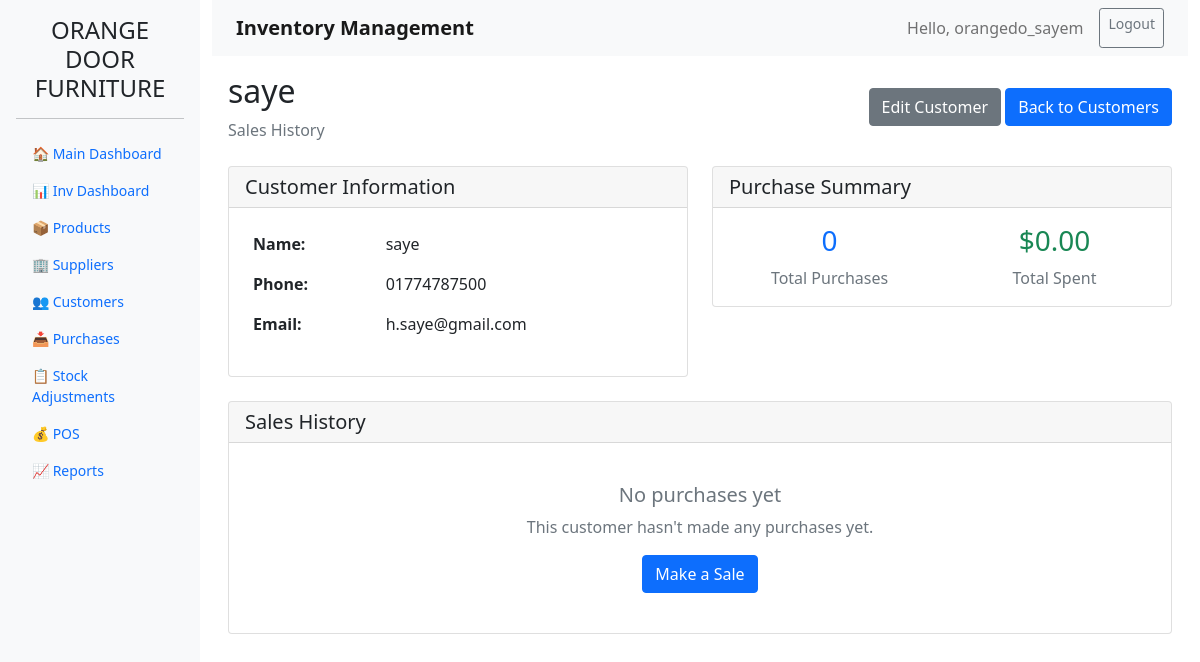
The app's page /inventory/customers/1/sales/ (signed in) with its own data.
### inventory/models.py (models this page shows, shortened)
class Customer(models.Model):
    name = models.CharField(max_length=200)
    phone = models.CharField(max_length=20, unique=True, blank=True, null=True)  # Make unique and allow null
    email = models.EmailField(blank=True)
    address = models.TextField(blank=True)
    created_at = models.DateTimeField(auto_now_add=True)
    class Meta:
        constraints = [
            models.UniqueConstraint(
                fields=['phone'],
                name='unique_phone_when_not_null',
                condition=models.Q(phone__isnull=False)
            )
        ]

### inventory/views.py (the view)
# urls.py: path('customers/<int:pk>/sales/', views.customer_sales, name='customer_sales'),
@login_required
def customer_sales(request, pk):
    customer = get_object_or_404(Customer, pk=pk)
    sales = Sale.objects.filter(customer=customer).select_related('sale_person').order_by('-sale_date')
    total_sales = sales.count()
    total_amount = sales.aggregate(Sum('grand_total'))['grand_total__sum'] or 0
    total_discount = sales.aggregate(Sum('discount_amount'))['discount_amount__sum'] or 0
    payment_methods = sales.values('payment_method').annotate(
        count=Count('id'),
        total=Sum('grand_total')
    )
    context = {
        'customer': customer,
        'sales': sales,
        'total_sales': total_sales,
        'total_amount': total_amount,
        'total_discount': total_discount,
        'payment_methods': payment_methods,
    }
    return render(request, 'inventory/customer_sales.html', context)

### templates/inventory/customer_sales.html (shortened to what this page needs)
{% extends 'inventory/base.html' %}
{% block content %}
<div class="d-flex justify-content-between align-items-center mb-4">
    <div>
        <h2>{{ customer.name }}</h2>
        <p class="text-muted mb-0">Sales History</p>
    </div>
    <div>
        <a href="{% url 'customer_edit' customer.pk %}" class="btn btn-secondary">Edit Customer</a>
        <a href="{% url 'customer_list' %}" class="btn btn-primary">Back to Customers</a>
    </div>
</div>
<div class="row mb-4">
    <div class="col-md-6">
        <div class="card">
            <div class="card-header">
                <h5 class="card-title mb-0">Customer Information</h5>
            </div>
            <div class="card-body">
                <table class="table table-borderless">
                    <tr>
                        <th>Name:</th>
                        <td>{{ customer.name }}</td>
                    </tr>
                    {% if customer.phone %}
                    <tr>
                        <th>Phone:</th>
                        <td>{{ customer.phone }}</td>
                    </tr>
                    {% endif %}
                    {% if customer.email %}
                    <tr>
                        <th>Email:</th>
                        <td>{{ customer.email }}</td>
                    </tr>
                    {% endif %}
                </table>
            </div>
        </div>
    </div>
    <div class="col-md-6">
        <div class="card">
            <div class="card-header">
                <h5 class="card-title mb-0">Purchase Summary</h5>
            </div>
            <div class="card-body">
                <div class="row text-center">
                    <div class="col-6">
                        <h3 class="text-primary">{{ total_sales }}</h3>
                        <p class="text-muted mb-0">Total Purchases</p>
                    </div>
                    <div class="col-6">
                        <h3 class="text-success">${{ total_amount|floatformat:2 }}</h3>
                        <p class="text-muted mb-0">Total Spent</p>
                    </div>
                </div>
            </div>
        </div>
    </div>
</div>
<div class="card">
    <div class="card-header">
        <h5 class="card-title mb-0">Sales History</h5>
    </div>
    <div class="card-body">
        {% if sales %}
        <div class="table-responsive">
            <table class="table table-striped">
                <thead>
                    <tr>
                        <th>Sale ID</th>
                        <th>Date & Time</th>
                        <th>Items</th>
                        <th>Total Amount</th>
                        <th>Discount</th>
                        <th>Payment Method</th>
                        <th>Salesperson</th>
                        <th>Actions</th>
                    </tr>
                </thead>
                <tbody>
                    {% for sale in sales %}
                    <tr>
                        <td>#{{ sale.id }}</td>
                        <td>{{ sale.sale_date|date:"M d, Y H:i" }}</td>
                        <td>
                            {% for item in sale.items.all %}
                            <span class="badge bg-light text-dark">
                                {{ item.product.name }} ({{ item.quantity }})
                            </span>
                            {% endfor %}
                        </td>
                        <td><strong>${{ sale.grand_total|floatformat:2 }}</strong></td>
                        <td>
                            {% if sale.discount_amount > 0 %}
                            <span class="text-warning">-${{ sale.discount_amount|floatformat:2 }}</span>
                            {% else %}
                            <span class="text-muted">$0.00</span>
                            {% endif %}
                        </td>
                        <td>
                            <span class="badge bg-secondary">{{ sale.get_payment_method_display }}</span>
                        </td>
                        <td>{{ sale.sale_person.username }}</td>
                        <td>
                            <a href="{% url 'print_receipt' sale.id %}" target="_blank" class="btn btn-sm btn-outline-primary">
                                Receipt
                            </a>
                        </td>
                    </tr>
                    {% endfor %}
                </tbody>
            </table>
        </div>
        {% else %}
        <div class="text-center py-4">
            <div class="text-muted">
                <h5>No purchases yet</h5>
                <p>This customer hasn't made any purchases yet.</p>
                <a href="{% url 'pos_dashboard' %}" class="btn btn-primary">Make a Sale</a>
            </div>
        </div>
        {% endif %}
    </div>
</div>
{% endblock %}

### templates/inventory/base.html (shortened to what this page needs)
<!DOCTYPE html>
<html lang="en">
<head>
    <link href="https://cdn.jsdelivr.net/npm/bootstrap@5.1.3/dist/css/bootstrap.min.css" rel="stylesheet">
</head>
<body>
    <div class="container-fluid">
        <div class="row">
            <div class="col-md-2 sidebar p-3">
                <h4 class="text-center">ORANGE DOOR FURNITURE</h4>
                <hr>
                <ul class="nav nav-pills flex-column">
                    <li class="nav-item">
                        <a class="nav-link" href="{% url 'dashboard' %}">🏠 Main Dashboard</a>
                    </li>
                    <li class="nav-item">
                        <a class="nav-link" href="{% url 'inventory_dashboard' %}">📊 Inv Dashboard</a>
                    </li>
                    <li class="nav-item">
                        <a class="nav-link" href="{% url 'product_list' %}">📦 Products</a>
                    </li>
                    <li class="nav-item">
                        <a class="nav-link" href="{% url 'supplier_list' %}">🏢 Suppliers</a>
                    </li>
                    <li class="nav-item">
                        <a class="nav-link" href="{% url 'customer_list' %}">👥 Customers</a>
                    </li>
                    <li class="nav-item">
                        <a class="nav-link" href="{% url 'purchase_list' %}">📥 Purchases</a>
                    </li>
                    <li class="nav-item">
                        <a class="nav-link" href="{% url 'stock_adjustment_list' %}">📋 Stock Adjustments</a>
                    </li>
                    <li class="nav-item">
                        <a class="nav-link" href="{% url 'pos_dashboard' %}">💰 POS</a>
                    </li>
                    <li class="nav-item">
                        <a class="nav-link" href="{% url 'reports_dashboard' %}">📈 Reports</a>
                    </li>
                </ul>
            </div>
            <div class="col-md-10">
                <nav class="navbar navbar-expand-lg navbar-light bg-light">
                    <div class="container-fluid">
                        <span class="navbar-brand">Inventory Management</span>
                        <div class="navbar-nav ms-auto">
                            <span class="navbar-text me-3">
                                Hello, {{ request.user.username }}
                            </span>
                            <a href="{% url 'admin:logout' %}" class="btn btn-outline-secondary btn-sm">Logout</a>
                        </div>
                    </div>
                </nav>
                <main class="p-3">
                    {% block content %}
                    {% endblock %}
                </main>
            </div>
        </div>
    </div>
</body>
</html>

### templates/inventory/base.html (style rules this page uses)
.sidebar { min-height: 100vh; background-color: #f8f9fa; font-size: 14px; }
.navbar-brand { font-weight: bold; }

### records on screen
Customer: name "saye", phone "01774787500", email "h.saye@gmail.com"

### other values on screen
{{ request.user.username }} "orangedo_sayem"
{{ total_sales }} "0"
{{ total_amount|floatformat:2 }} "0.00"
